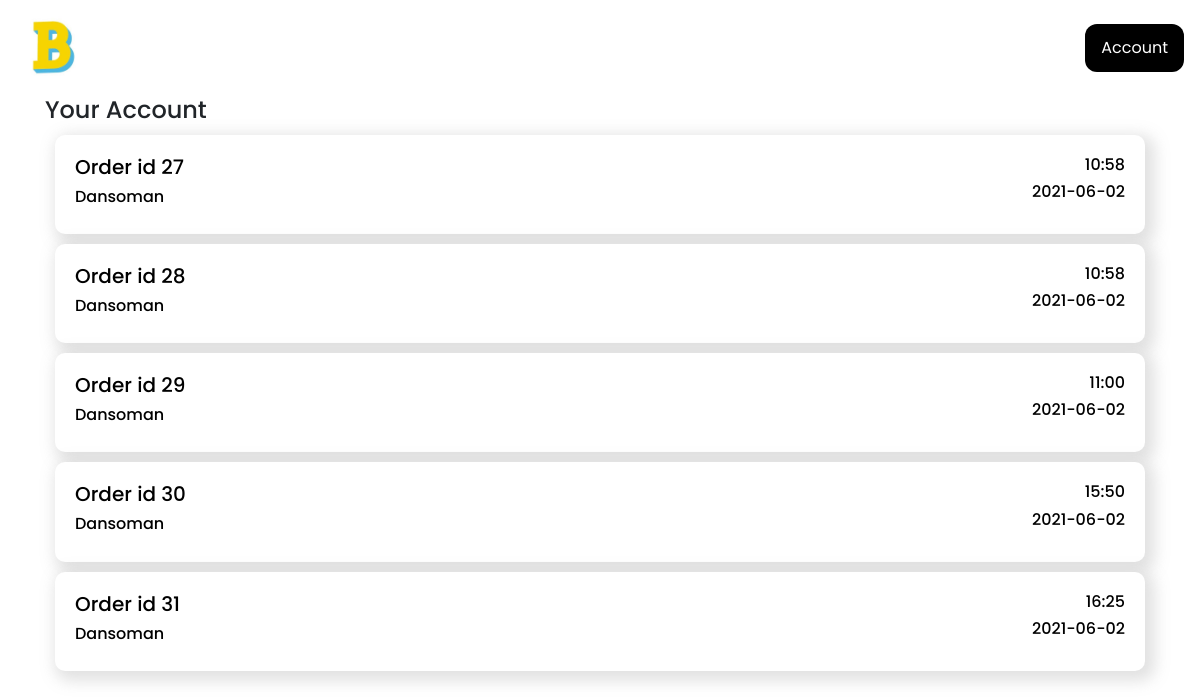
The page /account/orders (signed in) on the database as committed earlier.
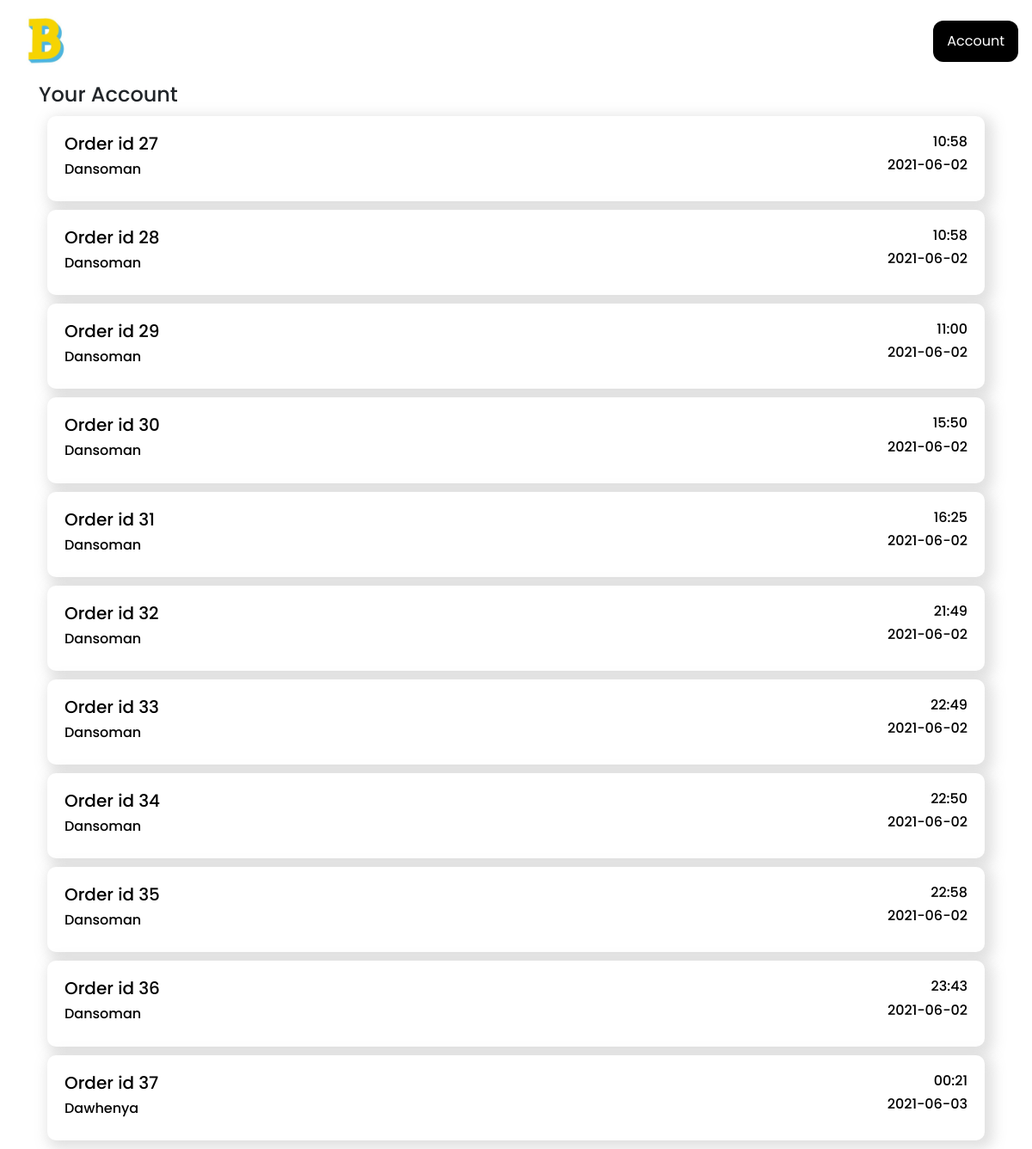
The same page on the database as committed later.
### models.py (models this page shows)
class Order(db.Model):
    id = db.Column(db.Integer, primary_key=True)
    order = db.Column(db.String(), nullable=False)
    user = db.Column(db.String(),nullable=False)
    phone = db.Column(db.String(), nullable=False)
    location = db.Column(db.String(), nullable=False)
    branch = db.Column(db.String(), nullable=False)
    date_created = db.Column(db.DateTime, default=datetime.utcnow)
    total = db.Column(db.String)
    delivered = db.Column(db.Boolean, default=False)
    def __repr__(self):
        return f"Item('{self.id}', '{self.date_created}')"

### app.py (the view)
@app.route('/account/orders')
def accountorders():
    print(current_user)
    orders = Order.query.filter_by(user = current_user.name).all()
    print(orders)
    return render_template('accountorders.html', orders=orders)

### app.py (called while the page is built)
@login_manager.user_loader
def load_user(user_id):
    return User.query.get(int(user_id))

### models.py (called while the page is built)
    def __repr__(self):
        return f"User('{self.name}', '{self.phone}')"

### templates/accountorders.html
{% extends "base.html" %}
{% block body %}
<div class="container">
    <h4>Your Account</h4>
    {% for order in orders %}
    <a style="color: black;" href="{{url_for("order", id=order.id)}}">
    <div class="strip">
        <div>
            <h5>Order id {{order.id}}</h5>
            <h6>{{order.branch}}</h6>
        </div>
        <div style="text-align: right;">
            <h6>{{order.date_created.strftime("%H:%M")}}</h6>
            <h6>{{order.date_created.strftime("%Y-%m-%d")}}</h6>
        </div>
    </div>
    </a>
    {% endfor %}
</div>
{% endblock %}

### templates/base.html (shortened to what this page needs)
<!doctype html>
<html lang="en">
  <head>
    <link href="https://unpkg.com/aos@2.3.1/dist/aos.css" rel="stylesheet">
    <link rel="stylesheet" href="https://stackpath.bootstrapcdn.com/bootstrap/4.3.1/css/bootstrap.min.css">
    <link rel="stylesheet" href="{{ url_for('static', filename='css/style.css') }}">
  </head>
  <body>
    <nav class="navbar navbar-light bg-blue justify-content-between">
      <a class="navbar-brand" href="{{url_for('index')}}"><img width="70" height="70" src="../static/img/logo.jpg"></a>
      <div class="inline">
            {% if current_user.name %}
            <a href="{{url_for('account')}}">
              <button class="button-solid-black my-2 my-sm-0">Account</button>
            </a>
            {% else %}
            <a href="{{url_for('login')}}">
            <button class="button-solid-black my-2 my-sm-0">Login</button>
            </a>
            {% endif %}
      </div>
    </nav>
    {% block body %}
    {% endblock %}
  </body>
</html>

### static/css/style.css (style rules this page uses)
html { scroll-behavior: smooth; }
body { font-family: 'Poppins','sans-serif'; }
.strip { background-color:white ; box-shadow: 5px 5px 15px 5px rgba(139, 139, 139, 0.26); margin: 10px; padding: 20px; border-radius: 10px; display: flex; justify-content: space-between; }
.button-solid-black { background-color: black; color: white; padding: 12px 16px; border: none; border-radius: 12px; font-family: 'Poppins', 'sans-serif'; }

Rows that differ between the two databases and show on the page:
added Order: id "32", branch "Dansoman", date_created "21:49", date_created "2021-06-02"
added Order: id "33", branch "Dansoman", date_created "22:49", date_created "2021-06-02"
added Order: id "34", branch "Dansoman", date_created "22:50", date_created "2021-06-02"
added Order: id "35", branch "Dansoman", date_created "22:58", date_created "2021-06-02"
added Order: id "36", branch "Dansoman", date_created "23:43", date_created "2021-06-02"
added Order: id "37", branch "Dawhenya", date_created "00:21", date_created "2021-06-03"
